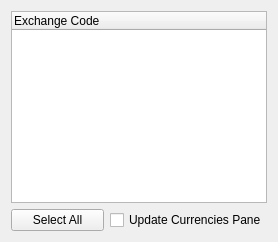
      <widget class="QWidget" name="tab">
       <attribute name="title">
        <string>History</string>
       </attribute>
       <layout class="QVBoxLayout" name="verticalLayout_4">
        <item>
         <layout class="QHBoxLayout" name="horizontalLayout_7">
          <item>
           <widget class="QTreeWidget" name="recordHistoryTree">
            <property name="contextMenuPolicy">
             <enum>Qt::CustomContextMenu</enum>
            </property>
            <property name="selectionMode">
             <enum>QAbstractItemView::ExtendedSelection</enum>
            </property>
            <column>
             <property name="text">
              <string>Exchange Code</string>
             </property>
            </column>
           </widget>
          </item>
         </layout>
        </item>
        <item>
         <layout class="QHBoxLayout" name="histSettingsWidgets">
          <item>
           <widget class="QPushButton" name="selectAllHist">
            <property name="maximumSize">
             <size>
              <width>114</width>
              <height>16777215</height>
             </size>
            </property>
            <property name="text">
             <string>Select All</string>
            </property>
           </widget>
          </item>
          <item>
           <widget class="QCheckBox" name="currpaneUpdateCheck">
            <property name="text">
             <string>Update Currencies Pane</string>
            </property>
           </widget>
          </item>
         </layout>
        </item>
       </layout>
      </widget>
